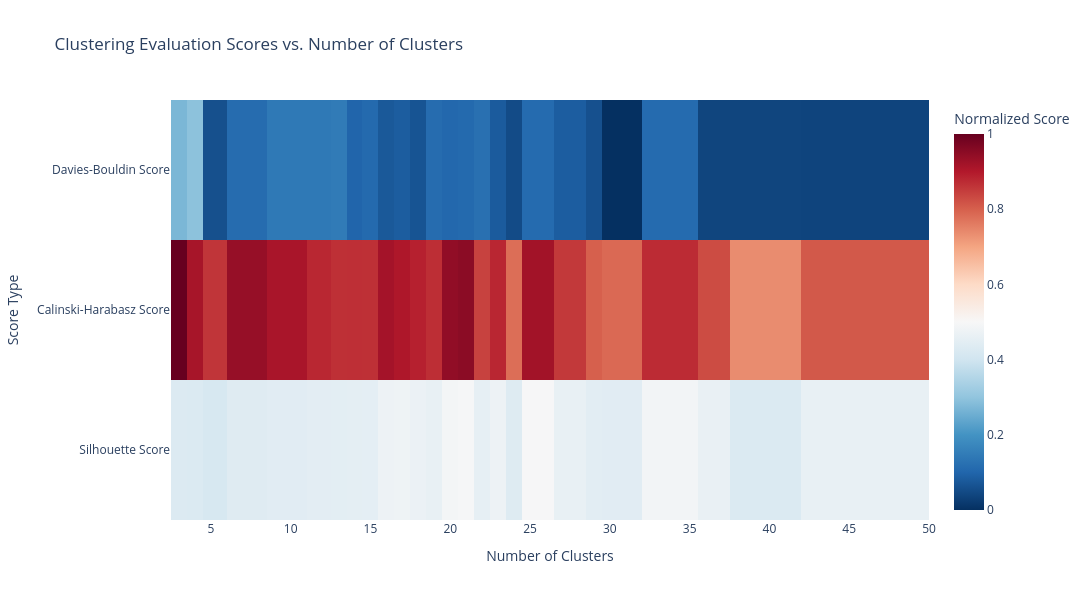

The notebook cell saved with this chart:
### Code cell
def plot_clustering_scores_heatmap(df_scores):
    """
    Generates a heatmap of clustering evaluation scores (Silhouette, Calinski-Harabasz,
    Davies-Bouldin) against the number of clusters using Plotly.

    Args:
      df_scores: DataFrame containing clustering evaluation results with columns
                 'governo', 'depth_param', 'min_trajs_param', 'num_cluster',
                 'sil_score', 'ch_score', and 'db_score'.
    """
    # Group by number of clusters and calculate the mean of the scores
    df_grouped = df_scores.groupby('num_cluster')[['sil_score', 'ch_score', 'db_score']].mean().reset_index()

    # Melt the DataFrame to have scores as a single column for heatmap
    df_melted = df_grouped.melt(id_vars='num_cluster', var_name='score_type', value_name='score_value')

    # Normalize the scores for consistent coloring
    def normalize_score(row):
        if row['score_type'] == 'sil_score':
            # Silhouette: -1 to +1, higher is better. Normalize to 0-1 range.
            return (row['score_value'] + 1) / 2
        elif row['score_type'] == 'ch_score':
            # Calinski-Harabasz: 0 to +inf, higher is better. Use log scale and normalize.
            # Add a small value to avoid log(0)
            return np.log1p(row['score_value']) / np.log1p(df_melted[df_melted['score_type'] == 'ch_score']['score_value'].max())
        elif row['score_type'] == 'db_score':
            # Davies-Bouldin: 0 to +inf, lower is better. Invert and normalize.
            # Add a small value to avoid division by zero or large inverse values
            max_db = df_melted[df_melted['score_type'] == 'db_score']['score_value'].max()
            return 1 - (np.log1p(row['score_value']) / np.log1p(max_db))
        return row['score_value'] # Should not happen


    df_melted['normalized_score'] = df_melted.apply(normalize_score, axis=1)

    # Pivot back to create the heatmap matrix
    heatmap_data = df_melted.pivot_table(index='score_type', columns='num_cluster', values='normalized_score')

    # Order the score types for the heatmap rows
    score_order = ['sil_score', 'ch_score', 'db_score']
    heatmap_data = heatmap_data.reindex(score_order)

    # Create the heatmap using Plotly
    fig = go.Figure(data=go.Heatmap(
        z=heatmap_data.values,
        x=heatmap_data.columns,
        y=heatmap_data.index,
        colorscale='RdBu_r',  # Red-Blue reversed colorscale
        colorbar=dict(title='Normalized Score'),
        hovertemplate='Score Type: %{y}<br>Number of Clusters: %{x}<br>Normalized Score: %{z:.2f}<extra></extra>'
    ))

    fig.update_layout(
        title='Clustering Evaluation Scores vs. Number of Clusters',
        xaxis_title='Number of Clusters',
        yaxis_title='Score Type',
        yaxis=dict(tickmode='array', tickvals=score_order, ticktext=['Silhouette Score', 'Calinski-Harabasz Score', 'Davies-Bouldin Score']),
        width=1200,
        height=600
    )

    fig.show()
    os.makedirs(f'images', exist_ok=True)
    fig.write_image("images/heatmap_num_clusters_metrics.pdf")


# Load the evaluation data
clustering_scores_pd = pd.read_csv("./preprocessing/governments_clustering_evaluation.csv")

# Filter for a specific government if needed (optional)
# filtered_scores = clustering_scores_pd[clustering_scores_pd['governo'] == 'Bolsonaro_1']

# Plot the heatmap
plot_clustering_scores_heatmap(clustering_scores_pd)

### Figure 1 — Plotly figure (JSON) as saved in the notebook; plotly's stock layout.template omitted (floating-point values rounded to 4 significant figures)
{"data": [{"colorbar": {"title": {"text": "Normalized Score"}}, "colorscale": [[0, "rgb(5,48,97)"], [0.1, "rgb(33,102,172)"], [0.2, "rgb(67,147,195)"], [0.3, "rgb(146,197,222)"], [0.4, "rgb(209,229,240)"], [0.5, "rgb(247,247,247)"], [0.6, "rgb(253,219,199)"], [0.7, "rgb(244,165,130)"], [0.8, "rgb(214,96,77)"], [0.9, "rgb(178,24,43)"], [1, "rgb(103,0,31)"]], "hovertemplate": "Score Type: %{y}<br>Number of Clusters: %{x}<br>Normalized Score: %{z:.2f}<extra></extra>", "type": "heatmap", "x": [3.0, 4.0, 5.0, 7.0, 10.0, 12.0, 13.0, 14.0, 15.0, 16.0, 17.0, 18.0, 19.0, 20.0, 21.0, 22.0, 23.0, 24.0, 25.0, 28.0, 29.0, 30.0, 34.0, 37.0, 38.0, 46.0], "y": ["sil_score", "ch_score", "db_score"], "z": [[0.4291, 0.4274, 0.4159, 0.4356, 0.4409, 0.4462, 0.4472, 0.4487, 0.4507, 0.4729, 0.4765, 0.4685, 0.4592, 0.4886, 0.494, 0.4553, 0.474, 0.4344, 0.497, 0.4607, 0.4453, 0.441, 0.4858, 0.4619, 0.4269, 0.4616], [1.0, 0.9145, 0.86, 0.9369, 0.9123, 0.8793, 0.867, 0.8674, 0.8664, 0.919, 0.9054, 0.8885, 0.8695, 0.9442, 0.9514, 0.8415, 0.8806, 0.7802, 0.9213, 0.8545, 0.8002, 0.7868, 0.8732, 0.8282, 0.7356, 0.8101], [0.2711, 0.2939, 0.05898, 0.1136, 0.1417, 0.1413, 0.1474, 0.09902, 0.11, 0.07511, 0.08311, 0.066, 0.1142, 0.1044, 0.1089, 0.1221, 0.07934, 0.05058, 0.1117, 0.0835, 0.05942, 0.0, 0.1117, 0.03806, 0.03813, 0.03719]]}], "layout": {"height": 600, "title": {"text": "Clustering Evaluation Scores vs. Number of Clusters"}, "width": 1200, "xaxis": {"title": {"text": "Number of Clusters"}}, "yaxis": {"tickmode": "array", "ticktext": ["Silhouette Score", "Calinski-Harabasz Score", "Davies-Bouldin Score"], "tickvals": ["sil_score", "ch_score", "db_score"], "title": {"text": "Score Type"}}}}
